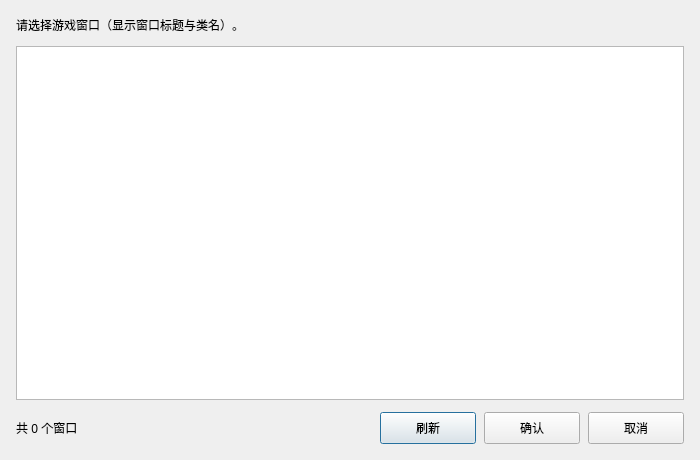
<?xml version="1.0" encoding="UTF-8"?>
<ui version="4.0">
 <class>WindowSelectionDialog</class>
 <widget class="QDialog" name="WindowSelectionDialog">
  <property name="windowTitle">
   <string>选取游戏窗口</string>
  </property>
  <property name="minimumSize">
   <size>
    <width>700</width>
    <height>460</height>
   </size>
  </property>
  <layout class="QVBoxLayout" name="verticalLayout">
   <property name="leftMargin">
    <number>16</number>
   </property>
   <property name="topMargin">
    <number>16</number>
   </property>
   <property name="rightMargin">
    <number>16</number>
   </property>
   <property name="bottomMargin">
    <number>16</number>
   </property>
   <property name="spacing">
    <number>12</number>
   </property>
   <item>
    <widget class="QLabel" name="tip_label">
     <property name="text">
      <string>请选择游戏窗口（显示窗口标题与类名）。</string>
     </property>
    </widget>
   </item>
   <item>
    <widget class="QTableWidget" name="window_table">
     <property name="selectionBehavior">
      <enum>QAbstractItemView::SelectRows</enum>
     </property>
     <property name="selectionMode">
      <enum>QAbstractItemView::SingleSelection</enum>
     </property>
     <property name="editTriggers">
      <set>QAbstractItemView::NoEditTriggers</set>
     </property>
     <property name="alternatingRowColors">
      <bool>true</bool>
     </property>
    </widget>
   </item>
   <item>
    <layout class="QHBoxLayout" name="bottomRow">
     <property name="spacing">
      <number>8</number>
     </property>
     <item>
      <widget class="QLabel" name="count_label">
       <property name="text">
        <string>共 0 个窗口</string>
       </property>
      </widget>
     </item>
     <item>
      <spacer name="horizontalSpacer">
       <property name="orientation">
        <enum>Qt::Horizontal</enum>
       </property>
       <property name="sizeType">
        <enum>QSizePolicy::Expanding</enum>
       </property>
       <property name="sizeHint" stdset="0">
        <size>
         <width>40</width>
         <height>20</height>
        </size>
       </property>
      </spacer>
     </item>
     <item>
      <widget class="QPushButton" name="refresh_button">
       <property name="minimumSize">
        <size>
         <width>96</width>
         <height>32</height>
        </size>
       </property>
       <property name="text">
        <string>刷新</string>
       </property>
      </widget>
     </item>
     <item>
      <widget class="QPushButton" name="confirm_button">
       <property name="minimumSize">
        <size>
         <width>96</width>
         <height>32</height>
        </size>
       </property>
       <property name="text">
        <string>确认</string>
       </property>
      </widget>
     </item>
     <item>
      <widget class="QPushButton" name="cancel_button">
       <property name="minimumSize">
        <size>
         <width>96</width>
         <height>32</height>
        </size>
       </property>
       <property name="text">
        <string>取消</string>
       </property>
      </widget>
     </item>
    </layout>
   </item>
  </layout>
 </widget>
 <resources/>
 <connections/>
</ui>
